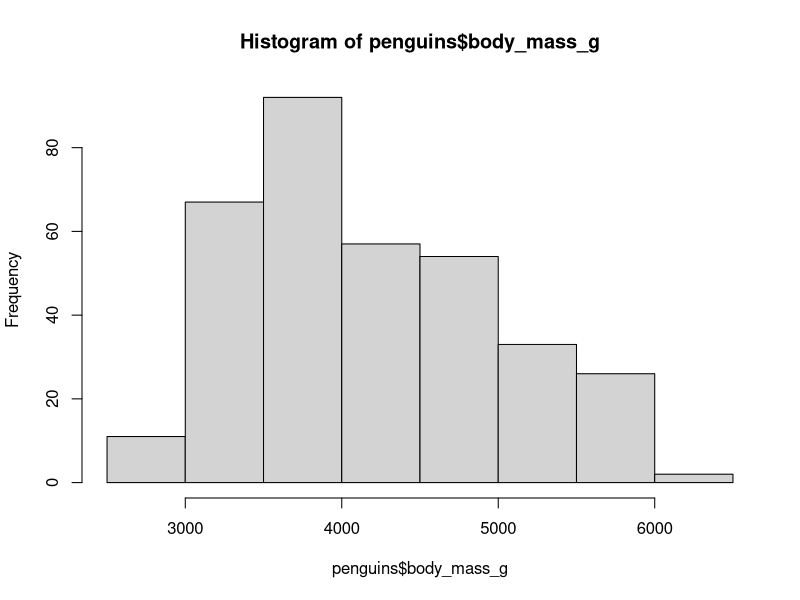
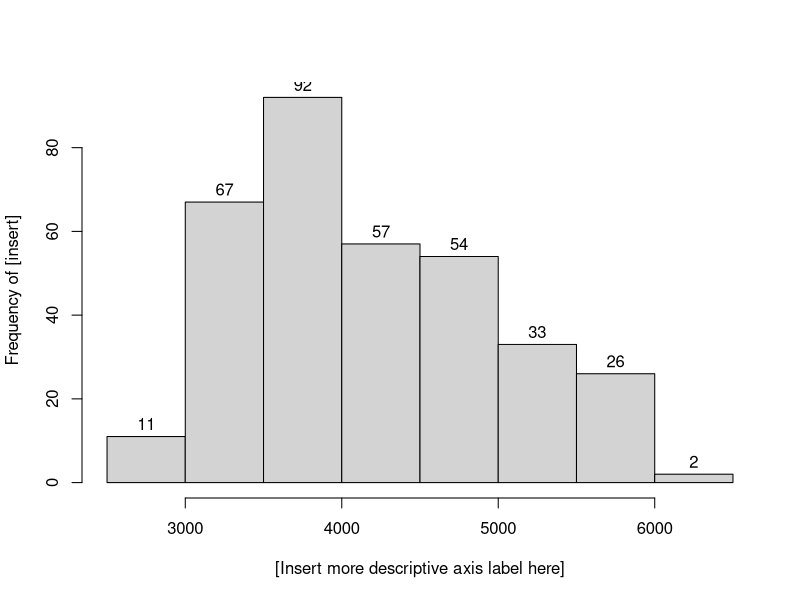
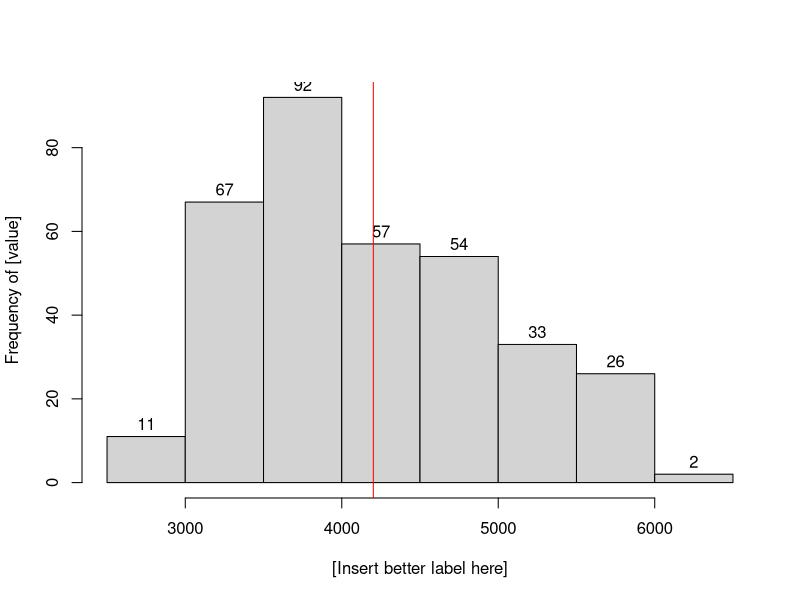
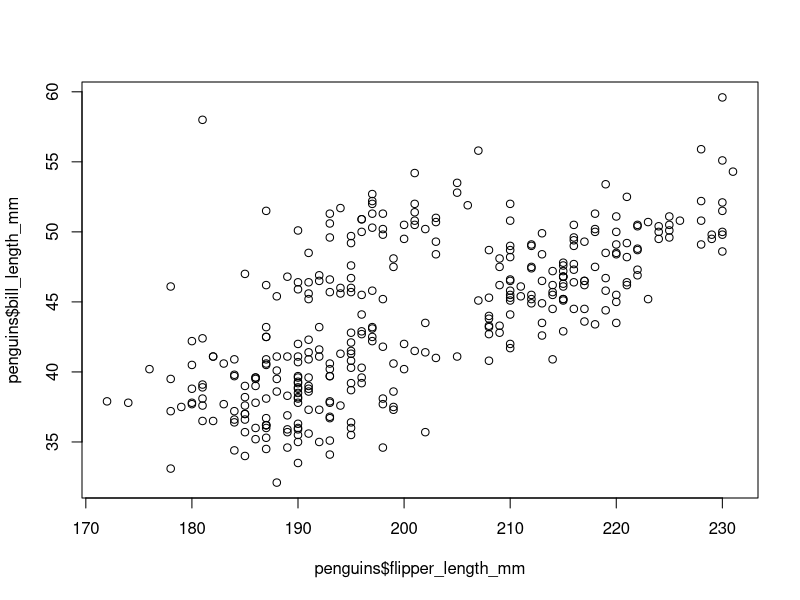
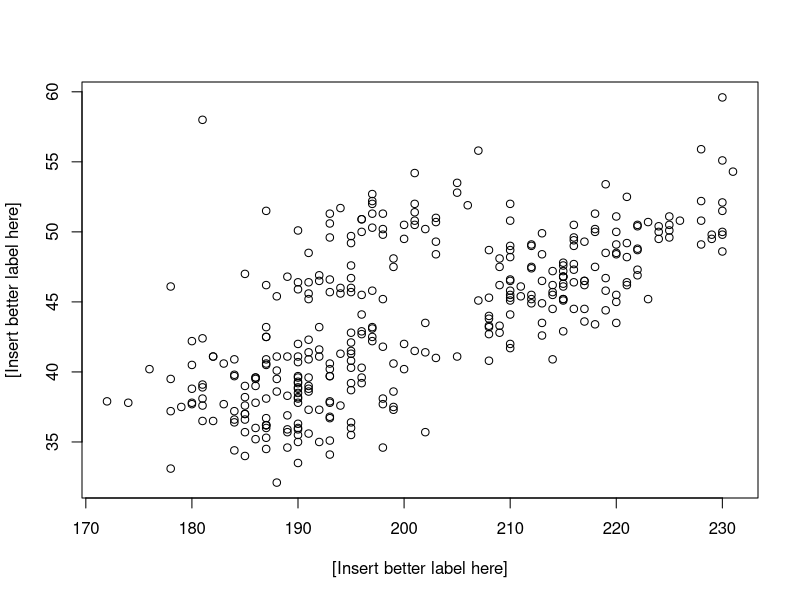

The R script that drew these images, in order:
## ---- chunk 1
knitr::opts_chunk$set(echo = FALSE, fig_crop = FALSE)
## ---- chunk 2
library(palmerpenguins)
library(tidyverse)
## ---- chunk 3
head(penguins)
## ---- chunk 4
hist(penguins$body_mass_g)
## ---- chunk 5
hist(penguins$body_mass_g, main = NULL,
     xlab = "[Insert more descriptive axis label here]",
     ylab = "Frequency of [insert]",
     labels = TRUE)
## ---- chunk 6
hist(penguins$body_mass_g, main = NULL,
     xlab = "[Insert better label here]",
     ylab = "Frequency of [value]",
     labels = TRUE)
abline(v = mean(penguins$body_mass_g, na.rm = TRUE), col = "red")
## ---- chunk 7
plot(x = penguins$flipper_length_mm, y = penguins$bill_length_mm)
## ---- chunk 8
plot(penguins$flipper_length_mm, penguins$bill_length_mm,
     xlab = "[Insert better label here]",
     ylab = "[Insert better label here]")
